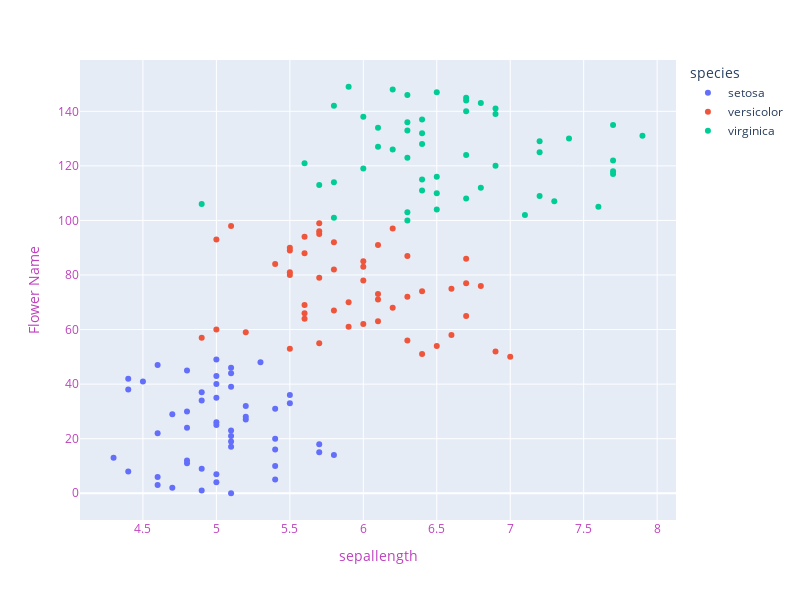

This figure's notebook cell:
### Code cell
fig = px.scatter(data_frame=df, x = 'sepal_length', color = 'species')
fig.update_layout(width = 800, height = 600, 
                 xaxis = dict(title = 'sepallength', color = "#BF40BF"),
                 yaxis = dict(title = 'Flower Name', color = "#BF40BF"))

fig.show()

### Figure 1 — Plotly figure (JSON) as saved in the notebook; plotly's stock layout.template omitted (floating-point values rounded to 4 significant figures)
{"data": [{"hovertemplate": "species=setosa<br>sepal_length=%{x}<br>index=%{y}<extra></extra>", "legendgroup": "setosa", "marker": {"color": "#636efa", "symbol": "circle"}, "mode": "markers", "name": "setosa", "orientation": "h", "showlegend": true, "type": "scatter", "x": [5.1, 4.9, 4.7, 4.6, 5, 5.4, 4.6, 5, 4.4, 4.9, 5.4, 4.8, 4.8, 4.3, 5.8, 5.7, 5.4, 5.1, 5.7, 5.1, 5.4, 5.1, 4.6, 5.1, 4.8, 5, 5, 5.2, 5.2, 4.7, 4.8, 5.4, 5.2, 5.5, 4.9, 5, 5.5, 4.9, 4.4, 5.1, 5, 4.5, 4.4, 5, 5.1, 4.8, 5.1, 4.6, 5.3, 5], "xaxis": "x", "y": [0, 1, 2, 3, 4, 5, 6, 7, 8, 9, 10, 11, 12, 13, 14, 15, 16, 17, 18, 19, 20, 21, 22, 23, 24, 25, 26, 27, 28, 29, 30, 31, 32, 33, 34, 35, 36, 37, 38, 39, 40, 41, 42, 43, 44, 45, 46, 47, 48, 49], "yaxis": "y"}, {"hovertemplate": "species=versicolor<br>sepal_length=%{x}<br>index=%{y}<extra></extra>", "legendgroup": "versicolor", "marker": {"color": "#EF553B", "symbol": "circle"}, "mode": "markers", "name": "versicolor", "orientation": "h", "showlegend": true, "type": "scatter", "x": [7, 6.4, 6.9, 5.5, 6.5, 5.7, 6.3, 4.9, 6.6, 5.2, 5, 5.9, 6, 6.1, 5.6, 6.7, 5.6, 5.8, 6.2, 5.6, 5.9, 6.1, 6.3, 6.1, 6.4, 6.6, 6.8, 6.7, 6, 5.7, 5.5, 5.5, 5.8, 6, 5.4, 6, 6.7, 6.3, 5.6, 5.5, 5.5, 6.1, 5.8, 5, 5.6, 5.7, 5.7, 6.2, 5.1, 5.7], "xaxis": "x", "y": [50, 51, 52, 53, 54, 55, 56, 57, 58, 59, 60, 61, 62, 63, 64, 65, 66, 67, 68, 69, 70, 71, 72, 73, 74, 75, 76, 77, 78, 79, 80, 81, 82, 83, 84, 85, 86, 87, 88, 89, 90, 91, 92, 93, 94, 95, 96, 97, 98, 99], "yaxis": "y"}, {"hovertemplate": "species=virginica<br>sepal_length=%{x}<br>index=%{y}<extra></extra>", "legendgroup": "virginica", "marker": {"color": "#00cc96", "symbol": "circle"}, "mode": "markers", "name": "virginica", "orientation": "h", "showlegend": true, "type": "scatter", "x": [6.3, 5.8, 7.1, 6.3, 6.5, 7.6, 4.9, 7.3, 6.7, 7.2, 6.5, 6.4, 6.8, 5.7, 5.8, 6.4, 6.5, 7.7, 7.7, 6, 6.9, 5.6, 7.7, 6.3, 6.7, 7.2, 6.2, 6.1, 6.4, 7.2, 7.4, 7.9, 6.4, 6.3, 6.1, 7.7, 6.3, 6.4, 6, 6.9, 6.7, 6.9, 5.8, 6.8, 6.7, 6.7, 6.3, 6.5, 6.2, 5.9], "xaxis": "x", "y": [100, 101, 102, 103, 104, 105, 106, 107, 108, 109, 110, 111, 112, 113, 114, 115, 116, 117, 118, 119, 120, 121, 122, 123, 124, 125, 126, 127, 128, 129, 130, 131, 132, 133, 134, 135, 136, 137, 138, 139, 140, 141, 142, 143, 144, 145, 146, 147, 148, 149], "yaxis": "y"}], "layout": {"height": 600, "legend": {"title": {"text": "species"}, "tracegroupgap": 0}, "margin": {"t": 60}, "width": 800, "xaxis": {"anchor": "y", "autorange": true, "color": "#BF40BF", "domain": [0, 1], "range": [4.071, 8.129], "title": {"text": "sepallength"}, "type": "linear"}, "yaxis": {"anchor": "x", "autorange": true, "color": "#BF40BF", "domain": [0, 1], "range": [-9.805, 158.8], "title": {"text": "Flower Name"}, "type": "linear"}}}
